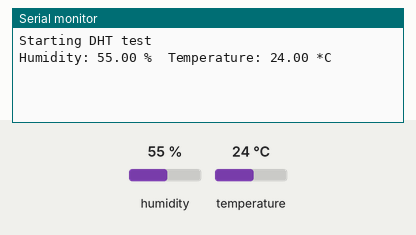
Recording of a sketch running on a simulated Arduino Uno, built with avr-gcc and run on an emulated ATmega328P. On the bench: the last lines printed to the serial monitor. Inputs (shaded band) come from the test bench; at power-on: humidity 55 %, temperature 24 °C.

Above: at 3.2 s.
3.3 s: humidity set to 22 %
At 4.9 s:
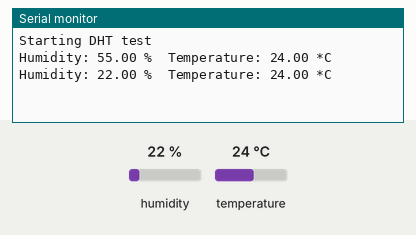
6.0 s: temperature set to 12 °C
At 7.3 s:
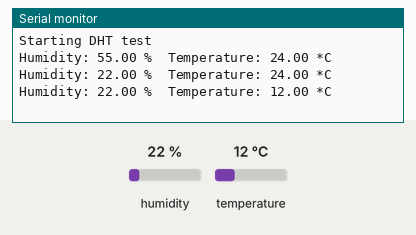
8.7 s: humidity set to 40 %
At 10.9 s:
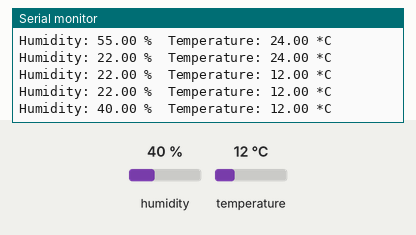
Timing chart, 0 to 12.4 s (numbered marks = the images above; inputs shaded):
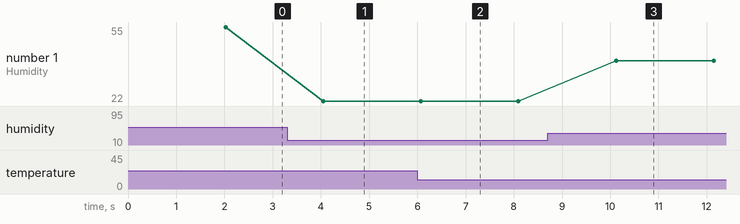

Measured:
- after the input at 3.3 s, the serial monitor: prints a new line after 0.75 s (image 1)
- after the input at 6.0 s, the serial monitor: prints a new line after 0.07 s (image 2)
- after the input at 8.7 s, the serial monitor: prints a new line after 1.4 s (image 3)
- plotted number 1: 55 → 22 after the input at 3.3 s, 22 → 40 after the input at 8.7 s

The sketch:

08a.ino
```cpp
#include <DHT.h>
DHT dht(8, DHT11);
void setup()
{
    Serial.begin(9600);
    dht.begin();
    Serial.println("Starting DHT test");
    delay(2000);
}
void loop()
{
    float h = dht.readHumidity();
    float t = dht.readTemperature();
    if (isnan(h) || isnan(t))
    {
        Serial.println("Failed to read from DHT sensor!");
    }
    else
    {
        Serial.print("Humidity: ");
        Serial.print(h);
        Serial.print(" %\t");
        Serial.print("Temperature: ");
        Serial.print(t);
        Serial.println(" *C");
    }
    delay(2000);
}
```
